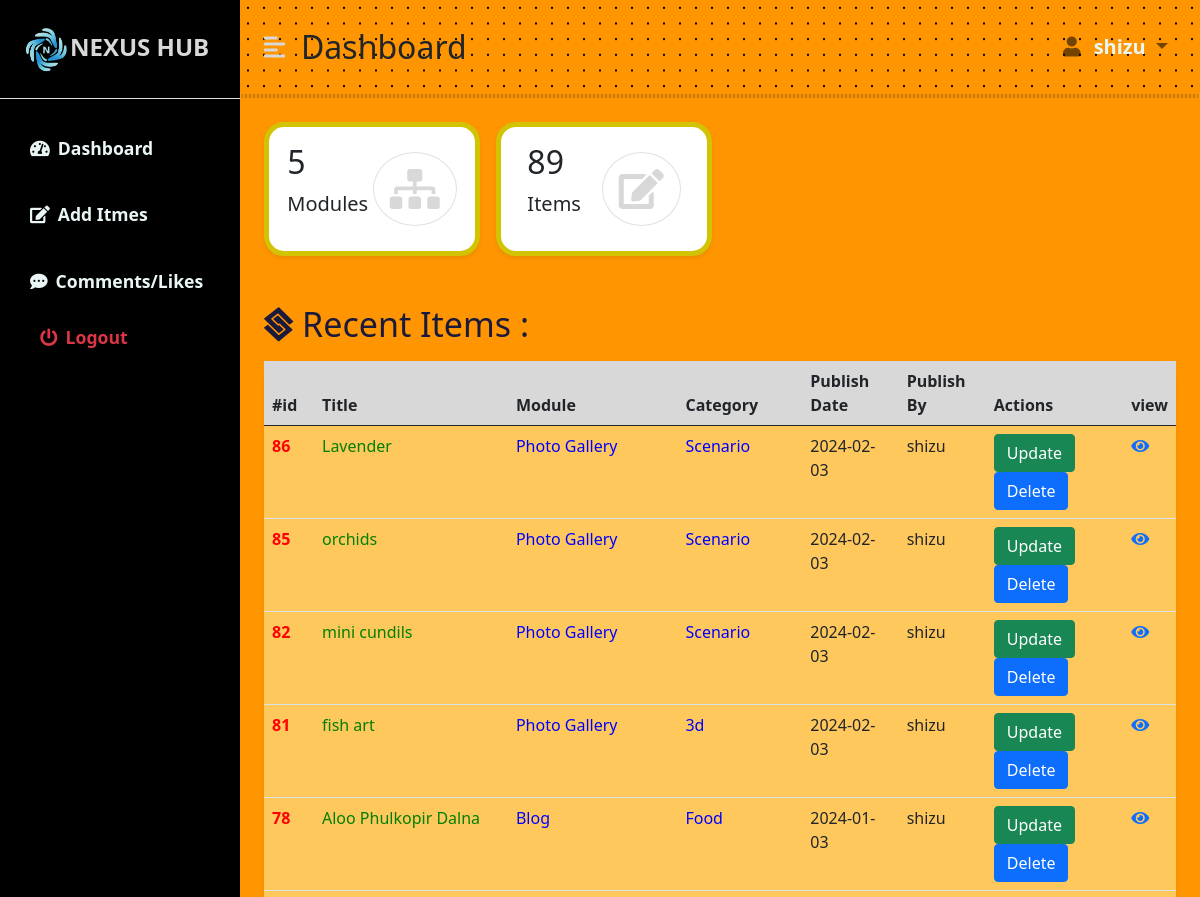
Before: /dashboard.php (signed in, upper part) with the older database file.
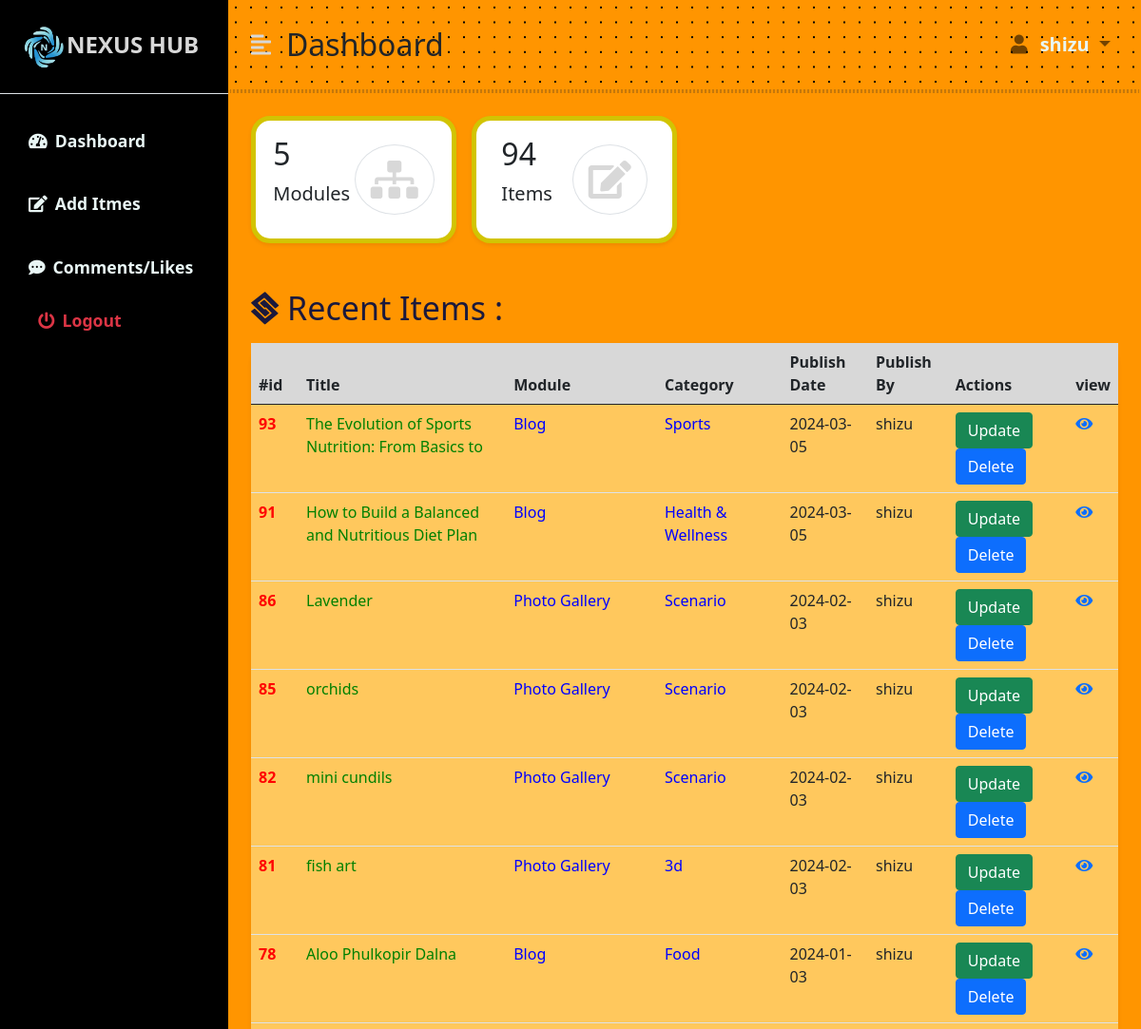
After: the same page with the newer database file.
### tables this page shows
CREATE TABLE `item` (
  `id` int(20) NOT NULL,
  `title` varchar(50) NOT NULL,
  `description` text NOT NULL,
  `content` text NOT NULL,
  `photopath` text NOT NULL,
  `videopath` text NOT NULL,
  `test_link` text NOT NULL,
  `publish_by` text NOT NULL,
  `publish_date` date NOT NULL,
  `module_id` int(11) NOT NULL,
  `category` int(50) NOT NULL,
  `keywords` varchar(50) NOT NULL,
  `time` time NOT NULL
);

CREATE TABLE `modules` (
  `mid` int(11) NOT NULL,
  `module_name` varchar(30) NOT NULL,
  `photo` varchar(30) NOT NULL
);

CREATE TABLE `category` (
  `cat_id` int(11) NOT NULL,
  `cat_name` varchar(50) NOT NULL,
  `mid` int(11) NOT NULL,
  `cat_photo` varchar(30) NOT NULL
);

### database/db.php (called while the page is built, shortened)
<?php
class DB
{
    public $sname = "localhost";
    public $uname = "root";
    public $password = "";
    public $db_name = "nexushub";
    public $conn;
    function connect_DB()
    {
        $this->conn = mysqli_connect($this->sname, $this->uname, $this->password, $this->db_name);
        return true;
    }
    function fetchData($query)
    {
        $result = mysqli_query($this->conn, $query);
        $ldata = [];
        while ($row = mysqli_fetch_array($result)) {
            array_push($ldata, $row);
        }
        return $ldata;
    }
    function find_category_name($cid)
    {
        if ($this->connect_DB()) {
            $query = "SELECT * FROM `category` WHERE `cat_id`= " . $cid;
            return $this->fetchData($query);
        }
    }
    function find_module_name_byId($mid)
    {
        if ($this->connect_DB()) {
            $query = "SELECT * FROM `modules` WHERE `mid`= " . $mid;
            return $this->fetchData($query);
        }
    }
    function fetch_all_user_items($uname)
    {
        if ($this->connect_DB()) {
            $query = "SELECT * FROM `item` WHERE `publish_by`='$uname' ORDER BY `id` desc";
            return $this->fetchData($query);
        }
    }
    function count_rows_table($tb_name)
    {
        if ($this->connect_DB()) {
            $query = "SELECT count(*) FROM `$tb_name`";
            return $this->fetchData($query);
        }
    }
}

### dashboard.php (the view)
<?php
include './layouts/top.php';
?>
<div class="container-fluid px-4">
    <div class="row g-3 my-2">
        <div class="col-md-3 ">
            <div class="p-3 bg-white shadow-sm d-flex justify-content-around align-items-center sub-rect">
                <div>
                    <h3 class="fs-2">
                        <?php
                        include './database/db.php';
                        $db = new DB();
                        $count_no = $db->count_rows_table("modules");
                        foreach ($count_no as $cn) {
                            echo $cn[0];
                        }
                        ?>
                    </h3>
                    <p class="fs-5">Modules</p>
                </div>
                <i class="fas fa-sitemap fs-1 primary-text border rounded-full secondary-bg p-3"></i>
            </div>
        </div>
        <div class="col-md-3 ">
            <div class="p-3 bg-white shadow-sm d-flex justify-content-around align-items-center sub-rect">
                <div>
                    <h3 class="fs-2">
                        <?php
                        $count_no = $db->count_rows_table("item");
                        foreach ($count_no as $cn) {
                            echo $cn[0];
                        }
                        ?>
                    </h3>
                    <p class="fs-5">Items</p>
                </div>
                <i class="fas fa-edit fs-1 primary-text border rounded-full secondary-bg p-3"></i>
            </div>
        </div>
    </div>
    <div class="row my-5 ">
        <h3 class=" mb-3 table-heading"> <i class="fab fa-staylinked"></i> Recent Items : </h3>
        <div class="col ">
            <table class="table  shadow-sm  table-hover rounded">
                <thead>
                    <tr class="heading-row">
                        <th scope="col" width="50">#id</th>
                        <th scope="col">Title</th>
                        <th scope="col">Module</th>
                        <th scope="col">Category</th>
                        <th scope="col">Publish Date</th>
                        <th scope="col">Publish By</th>
                        <th scope="col">Actions</th>
                        <th scope="col">view</th>
                    </tr>
                </thead>
                <tbody>
                    <?php
                    $items = $db->fetch_all_user_items($uname);
                    foreach ($items as $item) {
                        $cname = $db->find_category_name($item["category"]);
                        $mname = $db->find_module_name_byId($item["module_id"]);
                        foreach ($cname as $cname) {
                            foreach ($mname as $mname) {
                              echo "
                            <tr>
                                <th scope='row' style='color:red;'>" . $item["id"] . "</th>
                                <td  style='color:green;'>" . $item["title"] . "</td>
                                <td  style='color:blue;'>" . $mname["module_name"] . "</td>
                                <td  style='color:blue;'>" . $cname["cat_name"] . "</td>
                                <td>" . $item["publish_date"] . "</td>
                                <td>" . $item["publish_by"] . "</td>
                                <td><a class='btn btn-success' href='updateItem.php?id=" . $item["id"] . "'>Update </a>
                                <a class='btn btn-primary' href='delete-item.php?id=" . $item["id"] . "'>Delete </a></td>
                                <td>
                                    <a href='#'> <i class='fas fa-eye'></i>
                                    </a>
                                </td>
                            </tr> ";
                                break;
                            }
                            break;
                        }
                    }
                    ?>
                </tbody>
            </table>
        </div>
    </div>
</div>
</div>
<?php
include './layouts/bottom.php';
?>

### layouts/top.php (shortened to what this page needs)
<?php
$uname= $_SESSION['username'];
?>
    <!DOCTYPE html>
    <html lang="en">
    <head>
        <link href="https://cdn.jsdelivr.net/npm/bootstrap@5.0.0-beta3/dist/css/bootstrap.min.css" rel="stylesheet" />
        <link rel="stylesheet" href="https://cdnjs.cloudflare.com/ajax/libs/font-awesome/5.15.3/css/all.min.css" />
        <link rel="stylesheet" href="css/dashboard.css" />
    </head>
    <body>
<div class="d-flex" id="wrapper">
    <div class=" sidebar " id="sidebar-wrapper">
    <a href="index.php"> <div class="sidebar-heading  py-4 primary-text fs-4 fw-bold text-uppercase border-bottom"><img src="images/logo.png" alt="" srcset="" width="50px" height="50px">NEXUS HUB</div></a>
        <div class="list-group list-group-flush my-3">
            <a href="dashboard.php" class="list-group-item list-group-item-action bg-transparent second-text fw-bold">
                <i class="fas fa-tachometer-alt me-2"></i>Dashboard</a>
            <a href="additem.php" class="list-group-item list-group-item-action bg-transparent second-text fw-bold"><i class="fas fa-edit me-2"></i>Add Itmes</a>
            <a href="#" class="list-group-item list-group-item-action bg-transparent second-text fw-bold"><i class="fas fa-comment-dots me-2"></i>Comments/Likes</a>
            <a href="logout.php" class="list-group-item align-bottom list-group-item-action bg-transparent text-danger logout fw-bold"><i class="fas fa-power-off me-2"></i>Logout</a>
        </div>
    </div>
    <div id="page-content-wrapper">
        <nav class="navbar navbar-expand-lg navbar-light bg-transparent py-4 px-4 halftone">
            <div class="d-flex align-items-center">
                <i class="fas fa-align-left primary-text fs-4 me-3" id="menu-toggle"></i>
                <h2 class="fs-2 m-0">Dashboard</h2>
            </div>
            <div class="collapse navbar-collapse" id="navbarSupportedContent">
                <ul class="navbar-nav ms-auto mb-2 mb-lg-0">
                    <div class="options">
                        <li class="nav-item dropdown fs-5">
                            <a class="nav-link dropdown-toggle second-text fw-bold " href="#" id="navbarDropdown" role="button" data-bs-toggle="dropdown" aria-expanded="false">
                                <i class="fas fa-user me-2"></i>
                                <span class="admin-name second-text">
                                    <?php echo $uname; ?>
                                </span>
                            </a>
                    </div>
                </ul>
            </div>
        </nav>
<hr>

### layouts/bottom.php (shortened to what this page needs)
</div>
    </body>
    </html>

### css/dashboard.css (style rules this page uses)
:root { --main-bg-color: #1b193c; --main-text-color: #d8d8d8; --second-text-color: #e9f6f5; --second-bg-color: linear-gradient( to right, #a1b8fa, #83a4ff, #02a2a8dd, #019393, #0569ab ) ,transparent 50%; }
.primary-text { color: var(--main-text-color); }
.second-text { color: var(--second-text-color); }
.secondary-bg { background-color: var(--second-bg-color); }
.rounded-full { border-radius: 100%; }
#wrapper { overflow-x: hidden; background: rgb(255, 149, 0); }
.halftone { background-image: radial-gradient( circle at center, black 0.05rem, transparent 0 ); background-size: 1rem 1rem; background-repeat: round; }
a { text-decoration: none; }
#sidebar-wrapper { min-height: 100vh; margin-left: -15rem; -webkit-transition: margin 0.25s ease-out; -moz-transition: margin 0.25s ease-out; -o-transition: margin 0.25s ease-out; transition: margin 0.25s ease-out; background:black; scroll-behavior: smooth; }
#sidebar-wrapper .sidebar-heading { padding: 0.875rem 1.25rem; font-size: 1.2rem; }
#sidebar-wrapper .list-group { width: 15rem; font-size: 1.1rem; }
#page-content-wrapper { min-width: 100vw; }
#menu-toggle { cursor: pointer; }
.list-group-item { border: none; padding: 20px 30px; }
hr { margin: 0; border:2px dotted #fb9700f3; }
.sub-rect { border: 5px solid rgb(210, 196, 2); border-radius: 20px; }
.col .table { background: #ffcc65eb; border-radius: 20px !important; }
.heading-row { background: #d8d8d8; }
.table-heading { font-size: 34px; color: #1b193c; }
@media (min-width: 768px) { #sidebar-wrapper { margin-left: 0; } }
@media (min-width: 768px) { #page-content-wrapper { min-width: 0; width: 100%; } }
.logout { bottom: 10px; top: auto; left: 10px; }

Changed rows visible on the page:
added item: id "93", title "The Evolution of Sports Nutrition: From Basics to", publish_date "2024-03-05", publish_by "shizu", modules (module_name "Blog")
added category: cat_name "Sports", modules (module_name "Blog")
added item: id "91", title "How to Build a Balanced and Nutritious Diet Plan", publish_date "2024-03-05", publish_by "shizu", modules (module_name "Blog")
added category: cat_name "Health & Wellness", modules (module_name "Blog")
Other visible differences:
new list line: "94"
list line gone: "89"
